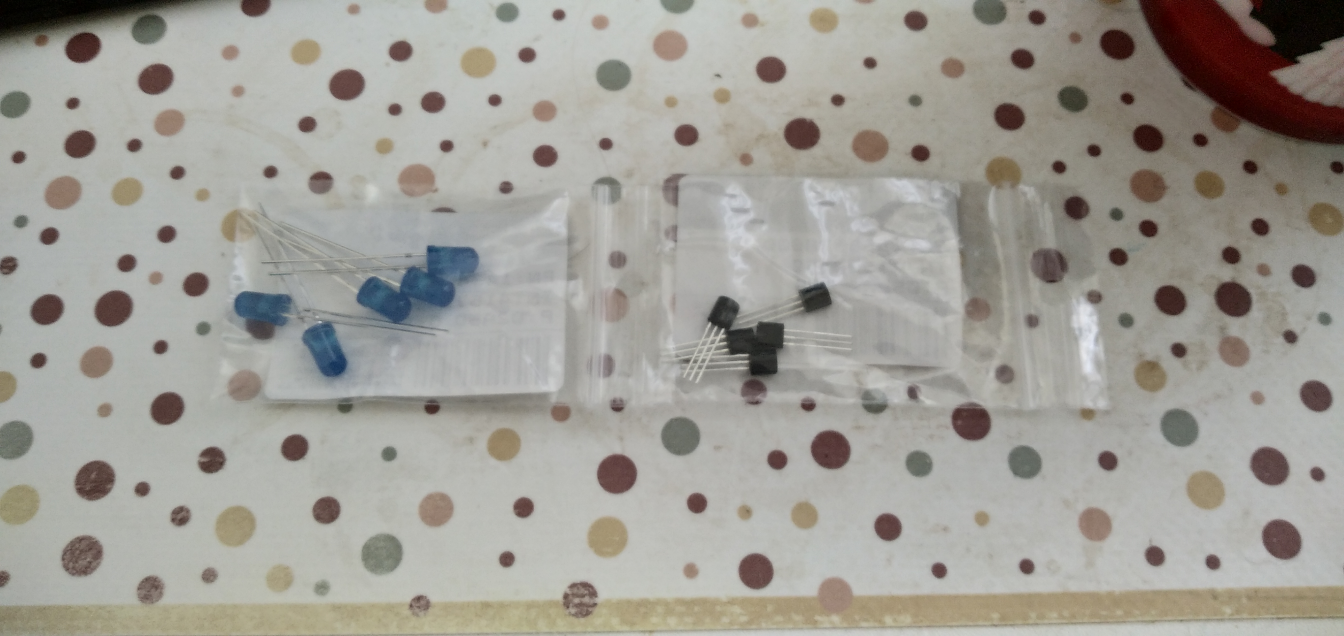
#> input picture MyDataset/IMG_20250615_154406.jpg, 4032 x 1908 px (shown at 1/3 size); its folder holds 4 pictures in this run; the run also reads 2 pictures not shown here
$ python my_dataset_handler.py
#> lines starting #> are read from the running program, lines starting #| are printed output that depends on the picture
import numpy as np
import os
import json
from PIL import Image

path_to_annotations = os.path.join('MyDataset', 'annotations.json')
annotations = None
initial_size = (4032, 1908)
# start_size = (1344, 636)
start_size = (1008, 477)
max_objects = 7
all_images = []
classes_count = 2

class OneObject:
    def __init__(self, image_path, annotations):
        img = Image.open(image_path).resize(start_size, Image.Resampling.LANCZOS).convert("RGB")
        self.image = (np.array(img) / 127.5).astype(np.float32) - 1
        self.output = []
        for annotation in annotations:
            obj_box = annotation['box']
            obj_class = annotation['class']
            classes = [1, 0] if obj_class == "transistor" else [0, 1]
            print("Classes: ", classes)
            if max(obj_box) > 1:
                obj_box[0] = obj_box[0] / initial_size[0]
                obj_box[2] = obj_box[2] / initial_size[0]
                obj_box[1] = obj_box[1] / initial_size[1]
                obj_box[3] = obj_box[3] / initial_size[1]
            self.output.append(obj_box + classes)
        while len(self.output) < max_objects:
            self.output.append([0 for _ in range(4 + classes_count)])

        self.output = np.array(self.output)

    def flip(self, x: bool = False, y: bool = False):
        # Создаём копию изображения для избежания побочных эффектов
        flipped_image = np.copy(self.image)
        flipped_output = np.copy(self.output)

        # Горизонтальный переворот
        if x:
            flipped_image = np.flip(flipped_image, axis=1)  # По ширине
            for box in flipped_output:
                if box.sum() > 0:
                    box[0], box[2] = 1 - box[2], 1 - box[0]  # Инверсия xmin и xmax

        # Вертикальный переворот
        if y:
            flipped_image = np.flip(flipped_image, axis=0)  # По высоте
            for box in flipped_output:
                if box.sum() > 0:
                    box[1], box[3] = 1 - box[3], 1 - box[1]  # Инверсия ymin и ymax

        # Обновляем только если был флип
        if x or y:
            self.image = flipped_image
            self.output = flipped_output
            print(self.output)

def build_dataset():
    global all_images
    with open(path_to_annotations, "r") as file:
#> (reads MyDataset/annotations.json from the repository)
        annotations = json.load(file)['images']

    for image in annotations:
        image_name = image['file']
        image_annotations = image['annotations']
        image_path = os.path.join('MyDataset', image_name)
        print(f"Image name: {image_name}")
        all_images.append(OneObject(image_path, image_annotations))
        all_images.append(OneObject(image_path, image_annotations))
        all_images.append(OneObject(image_path, image_annotations))
        all_images.append(OneObject(image_path, image_annotations))
        all_images[-1].flip(True, True)
        all_images[-2].flip(False, True)
        all_images[-3].flip(True, False)
#> this loop made 5 passes
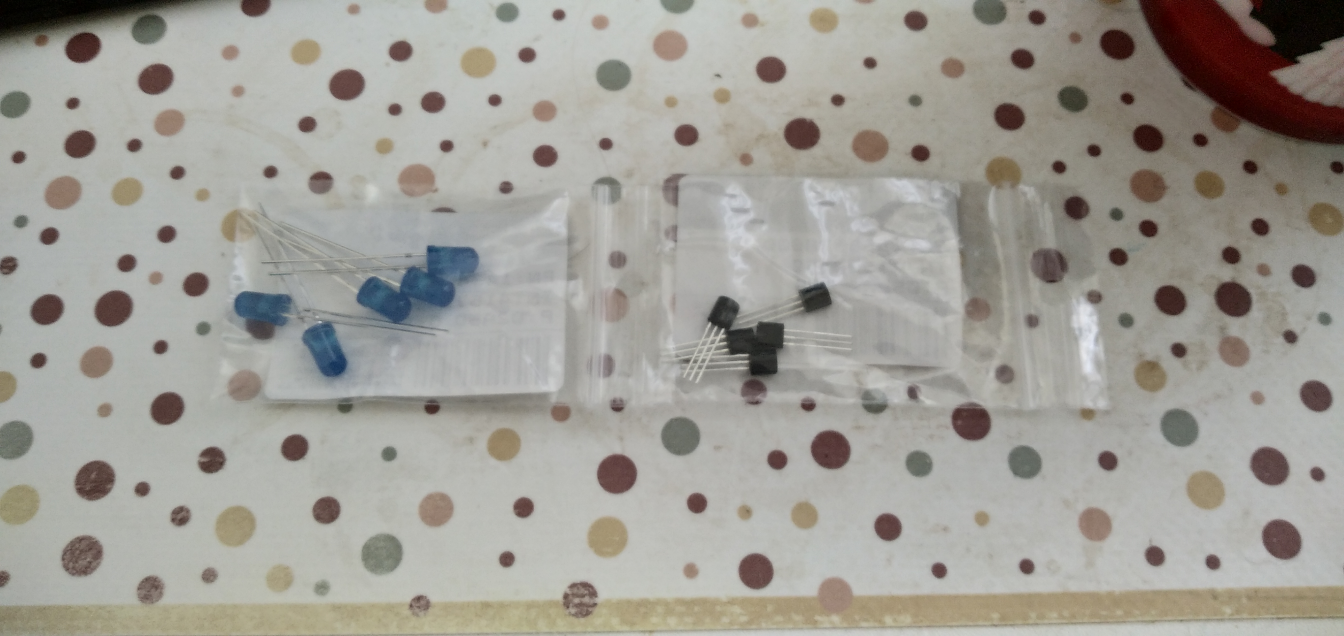
#> input picture MyDataset/IMG_20250615_154406.jpg, 4032 x 1908 px (shown at 1/3 size)
#> pass 1, in __init__, `img = Image.open(image_path).resize(start_size, Image.Resampling.LANCZ..`:
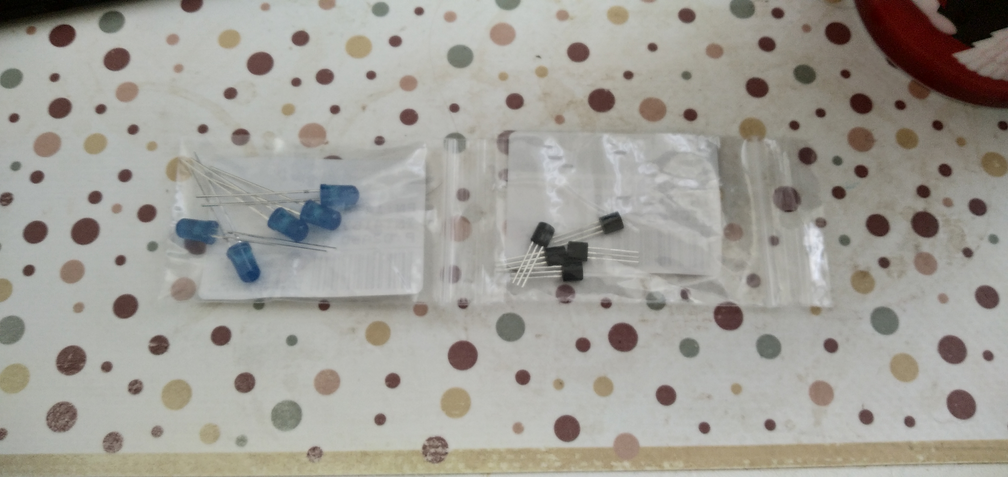
#> img: PIL image 1008x477 RGB; mean R, G, B 159.9, 157.5, 150.6
#> pass 1, in flip, `flipped_image = np.flip(flipped_image, axis=1)`:
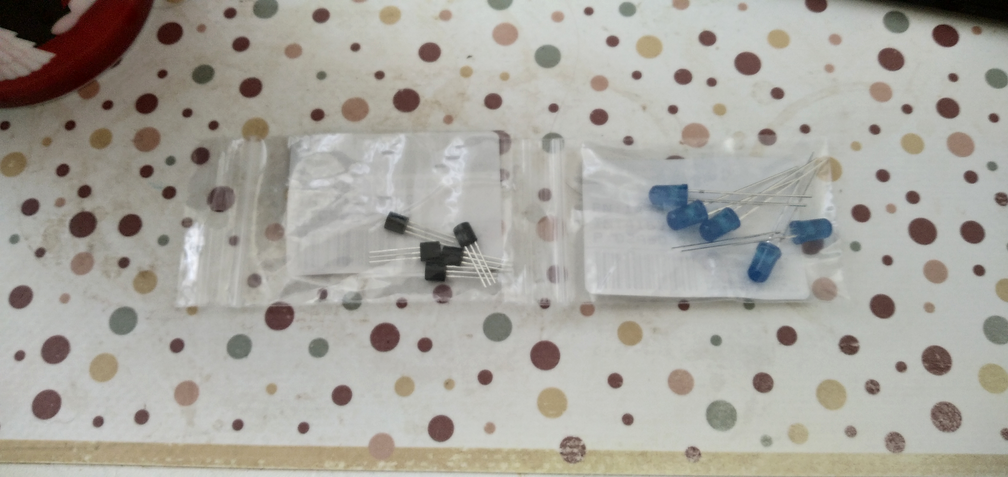
#> flipped_image: shape (477, 1008, 3) float32; mean R, G, B 0.255, 0.236, 0.181; drawn with min black and max white
#> pass 1, in flip, `flipped_image = np.flip(flipped_image, axis=0)`:
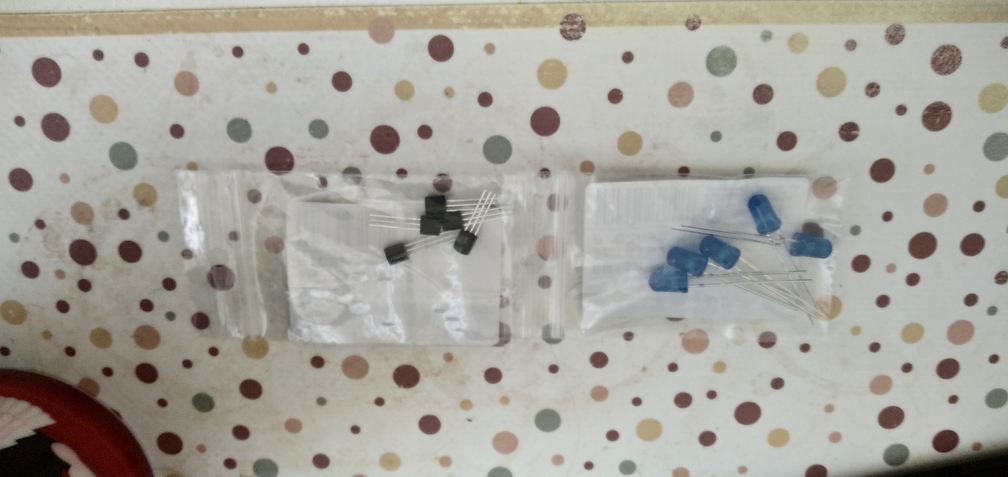
#> flipped_image: shape (477, 1008, 3) float32; mean R, G, B 0.255, 0.236, 0.181; drawn with min black and max white
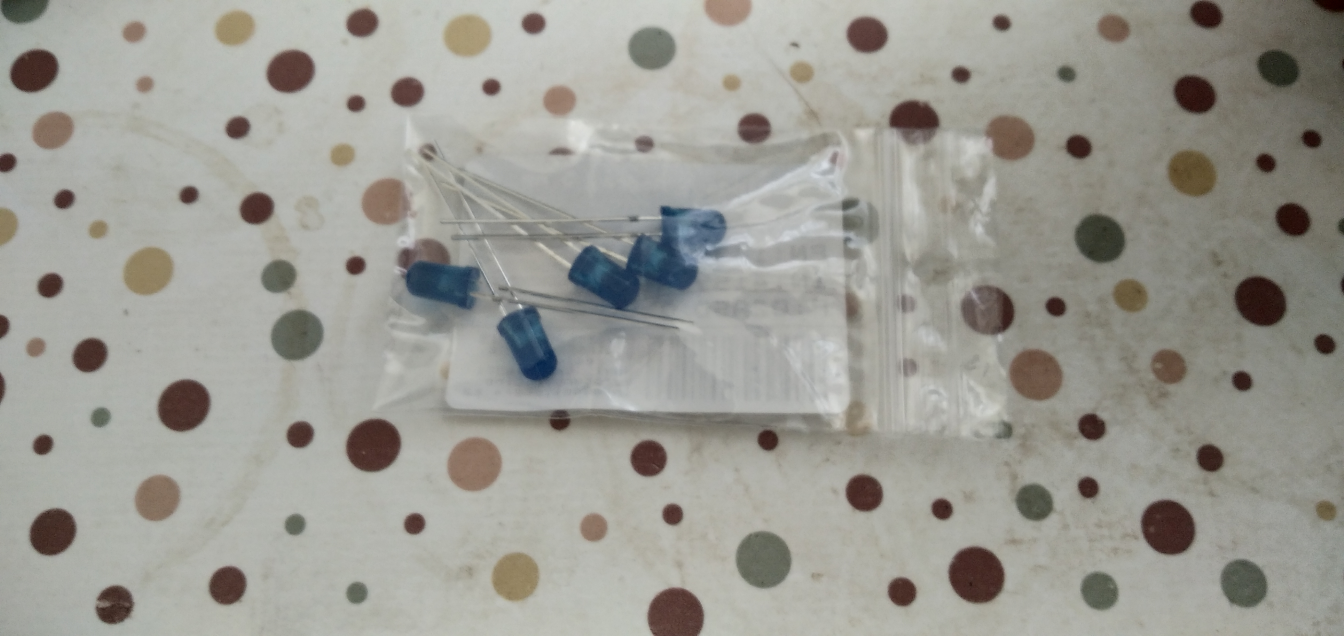
#> input picture MyDataset/IMG_20250615_154414.jpg, 4032 x 1908 px (shown at 1/3 size)

    all_images = np.array(all_images)

def save_dataset():
    if all_images is not None and len(all_images) > 0:
        np.savez_compressed("dataset.npz", all_images=all_images)
    else:
        raise ValueError("all_images is None or empty, it cant be saved")

def load_dataset():
    global all_images
    if os.path.exists("dataset.npz"):
        all_images = np.load("dataset.npz", allow_pickle=True)['all_images']
    else:
        raise ValueError("File was not found")

if os.path.exists("dataset.npz"):
    load_dataset()
else:
#> (the run stopped early here; a loop or call above may not have finished)
